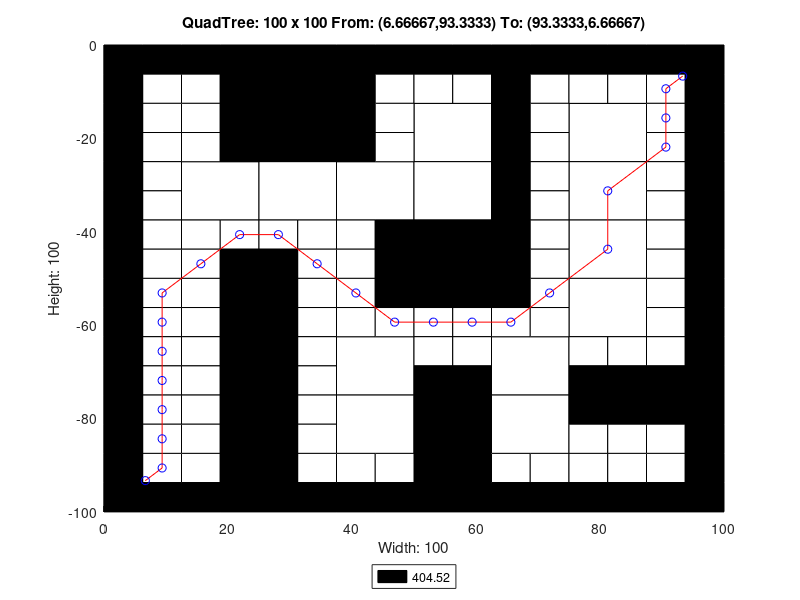

The MATLAB source for this figure:
axis([0 100 -100 0]);
title('QuadTree: 100 x 100 From: (6.66667,93.3333) To: (93.3333,6.66667)');
xlabel('Width: 100');
ylabel('Height: 100');
rectangle('Position',[25 -12.5 12.5 12.5], 'FaceColor',[0 0 0]);
rectangle('Position',[25 -25 12.5 12.5], 'FaceColor',[0 0 0]);
rectangle('Position',[12.5 -37.5 12.5 12.5], 'FaceColor',[1 1 1]);
rectangle('Position',[25 -37.5 12.5 12.5], 'FaceColor',[1 1 1]);
rectangle('Position',[37.5 -37.5 12.5 12.5], 'FaceColor',[1 1 1]);
rectangle('Position',[50 -25 12.5 12.5], 'FaceColor',[1 1 1]);
rectangle('Position',[75 -25 12.5 12.5], 'FaceColor',[1 1 1]);
rectangle('Position',[50 -37.5 12.5 12.5], 'FaceColor',[1 1 1]);
rectangle('Position',[50 -50 12.5 12.5], 'FaceColor',[0 0 0]);
rectangle('Position',[75 -37.5 12.5 12.5], 'FaceColor',[1 1 1]);
rectangle('Position',[75 -50 12.5 12.5], 'FaceColor',[1 1 1]);
rectangle('Position',[37.5 -75 12.5 12.5], 'FaceColor',[1 1 1]);
rectangle('Position',[37.5 -87.5 12.5 12.5], 'FaceColor',[1 1 1]);
rectangle('Position',[62.5 -75 12.5 12.5], 'FaceColor',[1 1 1]);
rectangle('Position',[75 -62.5 12.5 12.5], 'FaceColor',[1 1 1]);
rectangle('Position',[50 -87.5 12.5 12.5], 'FaceColor',[0 0 0]);
rectangle('Position',[62.5 -87.5 12.5 12.5], 'FaceColor',[1 1 1]);
rectangle('Position',[50 -100 12.5 12.5], 'FaceColor',[0 0 0]);
rectangle('Position',[0 -6.25 6.25 6.25], 'FaceColor',[0 0 0]);
rectangle('Position',[6.25 -6.25 6.25 6.25], 'FaceColor',[0 0 0]);
rectangle('Position',[0 -12.5 6.25 6.25], 'FaceColor',[0 0 0]);
rectangle('Position',[6.25 -12.5 6.25 6.25], 'FaceColor',[1 1 1]);
rectangle('Position',[12.5 -6.25 6.25 6.25], 'FaceColor',[0 0 0]);
rectangle('Position',[18.75 -6.25 6.25 6.25], 'FaceColor',[0 0 0]);
rectangle('Position',[12.5 -12.5 6.25 6.25], 'FaceColor',[1 1 1]);
rectangle('Position',[18.75 -12.5 6.25 6.25], 'FaceColor',[0 0 0]);
rectangle('Position',[0 -18.75 6.25 6.25], 'FaceColor',[0 0 0]);
rectangle('Position',[6.25 -18.75 6.25 6.25], 'FaceColor',[1 1 1]);
rectangle('Position',[0 -25 6.25 6.25], 'FaceColor',[0 0 0]);
rectangle('Position',[6.25 -25 6.25 6.25], 'FaceColor',[1 1 1]);
rectangle('Position',[12.5 -18.75 6.25 6.25], 'FaceColor',[1 1 1]);
rectangle('Position',[18.75 -18.75 6.25 6.25], 'FaceColor',[0 0 0]);
rectangle('Position',[12.5 -25 6.25 6.25], 'FaceColor',[1 1 1]);
rectangle('Position',[18.75 -25 6.25 6.25], 'FaceColor',[0 0 0]);
rectangle('Position',[37.5 -6.25 6.25 6.25], 'FaceColor',[0 0 0]);
rectangle('Position',[43.75 -6.25 6.25 6.25], 'FaceColor',[0 0 0]);
rectangle('Position',[37.5 -12.5 6.25 6.25], 'FaceColor',[0 0 0]);
rectangle('Position',[43.75 -12.5 6.25 6.25], 'FaceColor',[1 1 1]);
rectangle('Position',[37.5 -18.75 6.25 6.25], 'FaceColor',[0 0 0]);
rectangle('Position',[43.75 -18.75 6.25 6.25], 'FaceColor',[1 1 1]);
rectangle('Position',[37.5 -25 6.25 6.25], 'FaceColor',[0 0 0]);
rectangle('Position',[43.75 -25 6.25 6.25], 'FaceColor',[1 1 1]);
rectangle('Position',[0 -31.25 6.25 6.25], 'FaceColor',[0 0 0]);
rectangle('Position',[6.25 -31.25 6.25 6.25], 'FaceColor',[1 1 1]);
rectangle('Position',[0 -37.5 6.25 6.25], 'FaceColor',[0 0 0]);
rectangle('Position',[6.25 -37.5 6.25 6.25], 'FaceColor',[1 1 1]);
rectangle('Position',[0 -43.75 6.25 6.25], 'FaceColor',[0 0 0]);
rectangle('Position',[6.25 -43.75 6.25 6.25], 'FaceColor',[1 1 1]);
rectangle('Position',[0 -50 6.25 6.25], 'FaceColor',[0 0 0]);
rectangle('Position',[6.25 -50 6.25 6.25], 'FaceColor',[1 1 1]);
rectangle('Position',[12.5 -43.75 6.25 6.25], 'FaceColor',[1 1 1]);
rectangle('Position',[18.75 -43.75 6.25 6.25], 'FaceColor',[1 1 1]);
rectangle('Position',[12.5 -50 6.25 6.25], 'FaceColor',[1 1 1]);
rectangle('Position',[18.75 -50 6.25 6.25], 'FaceColor',[0 0 0]);
rectangle('Position',[25 -43.75 6.25 6.25], 'FaceColor',[1 1 1]);
rectangle('Position',[31.25 -43.75 6.25 6.25], 'FaceColor',[1 1 1]);
rectangle('Position',[25 -50 6.25 6.25], 'FaceColor',[0 0 0]);
rectangle('Position',[31.25 -50 6.25 6.25], 'FaceColor',[1 1 1]);
rectangle('Position',[37.5 -43.75 6.25 6.25], 'FaceColor',[1 1 1]);
rectangle('Position',[43.75 -43.75 6.25 6.25], 'FaceColor',[0 0 0]);
rectangle('Position',[37.5 -50 6.25 6.25], 'FaceColor',[1 1 1]);
rectangle('Position',[43.75 -50 6.25 6.25], 'FaceColor',[0 0 0]);
rectangle('Position',[50 -6.25 6.25 6.25], 'FaceColor',[0 0 0]);
rectangle('Position',[56.25 -6.25 6.25 6.25], 'FaceColor',[0 0 0]);
rectangle('Position',[50 -12.5 6.25 6.25], 'FaceColor',[1 1 1]);
rectangle('Position',[56.25 -12.5 6.25 6.25], 'FaceColor',[1 1 1]);
rectangle('Position',[62.5 -6.25 6.25 6.25], 'FaceColor',[0 0 0]);
rectangle('Position',[68.75 -6.25 6.25 6.25], 'FaceColor',[0 0 0]);
rectangle('Position',[62.5 -12.5 6.25 6.25], 'FaceColor',[0 0 0]);
rectangle('Position',[68.75 -12.5 6.25 6.25], 'FaceColor',[1 1 1]);
rectangle('Position',[62.5 -18.75 6.25 6.25], 'FaceColor',[0 0 0]);
rectangle('Position',[68.75 -18.75 6.25 6.25], 'FaceColor',[1 1 1]);
rectangle('Position',[62.5 -25 6.25 6.25], 'FaceColor',[0 0 0]);
rectangle('Position',[68.75 -25 6.25 6.25], 'FaceColor',[1 1 1]);
rectangle('Position',[75 -6.25 6.25 6.25], 'FaceColor',[0 0 0]);
rectangle('Position',[81.25 -6.25 6.25 6.25], 'FaceColor',[0 0 0]);
rectangle('Position',[75 -12.5 6.25 6.25], 'FaceColor',[1 1 1]);
rectangle('Position',[81.25 -12.5 6.25 6.25], 'FaceColor',[1 1 1]);
rectangle('Position',[87.5 -6.25 6.25 6.25], 'FaceColor',[0 0 0]);
rectangle('Position',[93.75 -6.25 6.25 6.25], 'FaceColor',[0 0 0]);
rectangle('Position',[87.5 -12.5 6.25 6.25], 'FaceColor',[1 1 1]);
rectangle('Position',[93.75 -12.5 6.25 6.25], 'FaceColor',[0 0 0]);
rectangle('Position',[87.5 -18.75 6.25 6.25], 'FaceColor',[1 1 1]);
rectangle('Position',[93.75 -18.75 6.25 6.25], 'FaceColor',[0 0 0]);
rectangle('Position',[87.5 -25 6.25 6.25], 'FaceColor',[1 1 1]);
rectangle('Position',[93.75 -25 6.25 6.25], 'FaceColor',[0 0 0]);
rectangle('Position',[62.5 -31.25 6.25 6.25], 'FaceColor',[0 0 0]);
rectangle('Position',[68.75 -31.25 6.25 6.25], 'FaceColor',[1 1 1]);
rectangle('Position',[62.5 -37.5 6.25 6.25], 'FaceColor',[0 0 0]);
rectangle('Position',[68.75 -37.5 6.25 6.25], 'FaceColor',[1 1 1]);
rectangle('Position',[62.5 -43.75 6.25 6.25], 'FaceColor',[0 0 0]);
rectangle('Position',[68.75 -43.75 6.25 6.25], 'FaceColor',[1 1 1]);
rectangle('Position',[62.5 -50 6.25 6.25], 'FaceColor',[0 0 0]);
rectangle('Position',[68.75 -50 6.25 6.25], 'FaceColor',[1 1 1]);
rectangle('Position',[87.5 -31.25 6.25 6.25], 'FaceColor',[1 1 1]);
rectangle('Position',[93.75 -31.25 6.25 6.25], 'FaceColor',[0 0 0]);
rectangle('Position',[87.5 -37.5 6.25 6.25], 'FaceColor',[1 1 1]);
rectangle('Position',[93.75 -37.5 6.25 6.25], 'FaceColor',[0 0 0]);
rectangle('Position',[87.5 -43.75 6.25 6.25], 'FaceColor',[1 1 1]);
rectangle('Position',[93.75 -43.75 6.25 6.25], 'FaceColor',[0 0 0]);
rectangle('Position',[87.5 -50 6.25 6.25], 'FaceColor',[1 1 1]);
rectangle('Position',[93.75 -50 6.25 6.25], 'FaceColor',[0 0 0]);
rectangle('Position',[0 -56.25 6.25 6.25], 'FaceColor',[0 0 0]);
rectangle('Position',[6.25 -56.25 6.25 6.25], 'FaceColor',[1 1 1]);
rectangle('Position',[0 -62.5 6.25 6.25], 'FaceColor',[0 0 0]);
rectangle('Position',[6.25 -62.5 6.25 6.25], 'FaceColor',[1 1 1]);
rectangle('Position',[12.5 -56.25 6.25 6.25], 'FaceColor',[1 1 1]);
rectangle('Position',[18.75 -56.25 6.25 6.25], 'FaceColor',[0 0 0]);
rectangle('Position',[12.5 -62.5 6.25 6.25], 'FaceColor',[1 1 1]);
rectangle('Position',[18.75 -62.5 6.25 6.25], 'FaceColor',[0 0 0]);
rectangle('Position',[0 -68.75 6.25 6.25], 'FaceColor',[0 0 0]);
rectangle('Position',[6.25 -68.75 6.25 6.25], 'FaceColor',[1 1 1]);
rectangle('Position',[0 -75 6.25 6.25], 'FaceColor',[0 0 0]);
rectangle('Position',[6.25 -75 6.25 6.25], 'FaceColor',[1 1 1]);
rectangle('Position',[12.5 -68.75 6.25 6.25], 'FaceColor',[1 1 1]);
rectangle('Position',[18.75 -68.75 6.25 6.25], 'FaceColor',[0 0 0]);
rectangle('Position',[12.5 -75 6.25 6.25], 'FaceColor',[1 1 1]);
rectangle('Position',[18.75 -75 6.25 6.25], 'FaceColor',[0 0 0]);
rectangle('Position',[25 -56.25 6.25 6.25], 'FaceColor',[0 0 0]);
rectangle('Position',[31.25 -56.25 6.25 6.25], 'FaceColor',[1 1 1]);
rectangle('Position',[25 -62.5 6.25 6.25], 'FaceColor',[0 0 0]);
rectangle('Position',[31.25 -62.5 6.25 6.25], 'FaceColor',[1 1 1]);
rectangle('Position',[37.5 -56.25 6.25 6.25], 'FaceColor',[1 1 1]);
rectangle('Position',[43.75 -56.25 6.25 6.25], 'FaceColor',[0 0 0]);
rectangle('Position',[37.5 -62.5 6.25 6.25], 'FaceColor',[1 1 1]);
rectangle('Position',[43.75 -62.5 6.25 6.25], 'FaceColor',[1 1 1]);
rectangle('Position',[25 -68.75 6.25 6.25], 'FaceColor',[0 0 0]);
rectangle('Position',[31.25 -68.75 6.25 6.25], 'FaceColor',[1 1 1]);
rectangle('Position',[25 -75 6.25 6.25], 'FaceColor',[0 0 0]);
rectangle('Position',[31.25 -75 6.25 6.25], 'FaceColor',[1 1 1]);
rectangle('Position',[0 -81.25 6.25 6.25], 'FaceColor',[0 0 0]);
rectangle('Position',[6.25 -81.25 6.25 6.25], 'FaceColor',[1 1 1]);
rectangle('Position',[0 -87.5 6.25 6.25], 'FaceColor',[0 0 0]);
rectangle('Position',[6.25 -87.5 6.25 6.25], 'FaceColor',[1 1 1]);
rectangle('Position',[12.5 -81.25 6.25 6.25], 'FaceColor',[1 1 1]);
rectangle('Position',[18.75 -81.25 6.25 6.25], 'FaceColor',[0 0 0]);
rectangle('Position',[12.5 -87.5 6.25 6.25], 'FaceColor',[1 1 1]);
rectangle('Position',[18.75 -87.5 6.25 6.25], 'FaceColor',[0 0 0]);
rectangle('Position',[0 -93.75 6.25 6.25], 'FaceColor',[0 0 0]);
rectangle('Position',[6.25 -93.75 6.25 6.25], 'FaceColor',[1 1 1]);
rectangle('Position',[0 -100 6.25 6.25], 'FaceColor',[0 0 0]);
rectangle('Position',[6.25 -100 6.25 6.25], 'FaceColor',[0 0 0]);
rectangle('Position',[12.5 -93.75 6.25 6.25], 'FaceColor',[1 1 1]);
rectangle('Position',[18.75 -93.75 6.25 6.25], 'FaceColor',[0 0 0]);
rectangle('Position',[12.5 -100 6.25 6.25], 'FaceColor',[0 0 0]);
rectangle('Position',[18.75 -100 6.25 6.25], 'FaceColor',[0 0 0]);
rectangle('Position',[25 -81.25 6.25 6.25], 'FaceColor',[0 0 0]);
rectangle('Position',[31.25 -81.25 6.25 6.25], 'FaceColor',[1 1 1]);
rectangle('Position',[25 -87.5 6.25 6.25], 'FaceColor',[0 0 0]);
rectangle('Position',[31.25 -87.5 6.25 6.25], 'FaceColor',[1 1 1]);
rectangle('Position',[25 -93.75 6.25 6.25], 'FaceColor',[0 0 0]);
rectangle('Position',[31.25 -93.75 6.25 6.25], 'FaceColor',[1 1 1]);
rectangle('Position',[25 -100 6.25 6.25], 'FaceColor',[0 0 0]);
rectangle('Position',[31.25 -100 6.25 6.25], 'FaceColor',[0 0 0]);
rectangle('Position',[37.5 -93.75 6.25 6.25], 'FaceColor',[1 1 1]);
rectangle('Position',[43.75 -93.75 6.25 6.25], 'FaceColor',[1 1 1]);
rectangle('Position',[37.5 -100 6.25 6.25], 'FaceColor',[0 0 0]);
rectangle('Position',[43.75 -100 6.25 6.25], 'FaceColor',[0 0 0]);
rectangle('Position',[50 -56.25 6.25 6.25], 'FaceColor',[0 0 0]);
rectangle('Position',[56.25 -56.25 6.25 6.25], 'FaceColor',[0 0 0]);
rectangle('Position',[50 -62.5 6.25 6.25], 'FaceColor',[1 1 1]);
rectangle('Position',[56.25 -62.5 6.25 6.25], 'FaceColor',[1 1 1]);
rectangle('Position',[62.5 -56.25 6.25 6.25], 'FaceColor',[0 0 0]);
rectangle('Position',[68.75 -56.25 6.25 6.25], 'FaceColor',[1 1 1]);
rectangle('Position',[62.5 -62.5 6.25 6.25], 'FaceColor',[1 1 1]);
rectangle('Position',[68.75 -62.5 6.25 6.25], 'FaceColor',[1 1 1]);
rectangle('Position',[50 -68.75 6.25 6.25], 'FaceColor',[1 1 1]);
rectangle('Position',[56.25 -68.75 6.25 6.25], 'FaceColor',[1 1 1]);
rectangle('Position',[50 -75 6.25 6.25], 'FaceColor',[0 0 0]);
rectangle('Position',[56.25 -75 6.25 6.25], 'FaceColor',[0 0 0]);
rectangle('Position',[87.5 -56.25 6.25 6.25], 'FaceColor',[1 1 1]);
rectangle('Position',[93.75 -56.25 6.25 6.25], 'FaceColor',[0 0 0]);
rectangle('Position',[87.5 -62.5 6.25 6.25], 'FaceColor',[1 1 1]);
rectangle('Position',[93.75 -62.5 6.25 6.25], 'FaceColor',[0 0 0]);
rectangle('Position',[75 -68.75 6.25 6.25], 'FaceColor',[1 1 1]);
rectangle('Position',[81.25 -68.75 6.25 6.25], 'FaceColor',[1 1 1]);
rectangle('Position',[75 -75 6.25 6.25], 'FaceColor',[0 0 0]);
rectangle('Position',[81.25 -75 6.25 6.25], 'FaceColor',[0 0 0]);
rectangle('Position',[87.5 -68.75 6.25 6.25], 'FaceColor',[1 1 1]);
rectangle('Position',[93.75 -68.75 6.25 6.25], 'FaceColor',[0 0 0]);
rectangle('Position',[87.5 -75 6.25 6.25], 'FaceColor',[0 0 0]);
rectangle('Position',[93.75 -75 6.25 6.25], 'FaceColor',[0 0 0]);
rectangle('Position',[62.5 -93.75 6.25 6.25], 'FaceColor',[1 1 1]);
rectangle('Position',[68.75 -93.75 6.25 6.25], 'FaceColor',[1 1 1]);
rectangle('Position',[62.5 -100 6.25 6.25], 'FaceColor',[0 0 0]);
rectangle('Position',[68.75 -100 6.25 6.25], 'FaceColor',[0 0 0]);
rectangle('Position',[75 -81.25 6.25 6.25], 'FaceColor',[0 0 0]);
rectangle('Position',[81.25 -81.25 6.25 6.25], 'FaceColor',[0 0 0]);
rectangle('Position',[75 -87.5 6.25 6.25], 'FaceColor',[1 1 1]);
rectangle('Position',[81.25 -87.5 6.25 6.25], 'FaceColor',[1 1 1]);
rectangle('Position',[87.5 -81.25 6.25 6.25], 'FaceColor',[0 0 0]);
rectangle('Position',[93.75 -81.25 6.25 6.25], 'FaceColor',[0 0 0]);
rectangle('Position',[87.5 -87.5 6.25 6.25], 'FaceColor',[1 1 1]);
rectangle('Position',[93.75 -87.5 6.25 6.25], 'FaceColor',[0 0 0]);
rectangle('Position',[75 -93.75 6.25 6.25], 'FaceColor',[1 1 1]);
rectangle('Position',[81.25 -93.75 6.25 6.25], 'FaceColor',[1 1 1]);
rectangle('Position',[75 -100 6.25 6.25], 'FaceColor',[0 0 0]);
rectangle('Position',[81.25 -100 6.25 6.25], 'FaceColor',[0 0 0]);
rectangle('Position',[87.5 -93.75 6.25 6.25], 'FaceColor',[1 1 1]);
rectangle('Position',[93.75 -93.75 6.25 6.25], 'FaceColor',[0 0 0]);
rectangle('Position',[87.5 -100 6.25 6.25], 'FaceColor',[0 0 0]);
rectangle('Position',[93.75 -100 6.25 6.25], 'FaceColor',[0 0 0]);
X=[93.3333,90.625,90.625,90.625,81.25,81.25,71.875,65.625,59.375,53.125,46.875,40.625,34.375,28.125,21.875,15.625,9.375,9.375,9.375,9.375,9.375,9.375,9.375,6.66667];
Y=[-6.66667,-9.375,-15.625,-21.875,-31.25,-43.75,-53.125,-59.375,-59.375,-59.375,-59.375,-53.125,-46.875,-40.625,-40.625,-46.875,-53.125,-59.375,-65.625,-71.875,-78.125,-84.375,-90.625,-93.3333];
hold on;
plot(X,Y,'r');
plot(X,Y,'bo');
legend('404.52','Location','southoutside');
